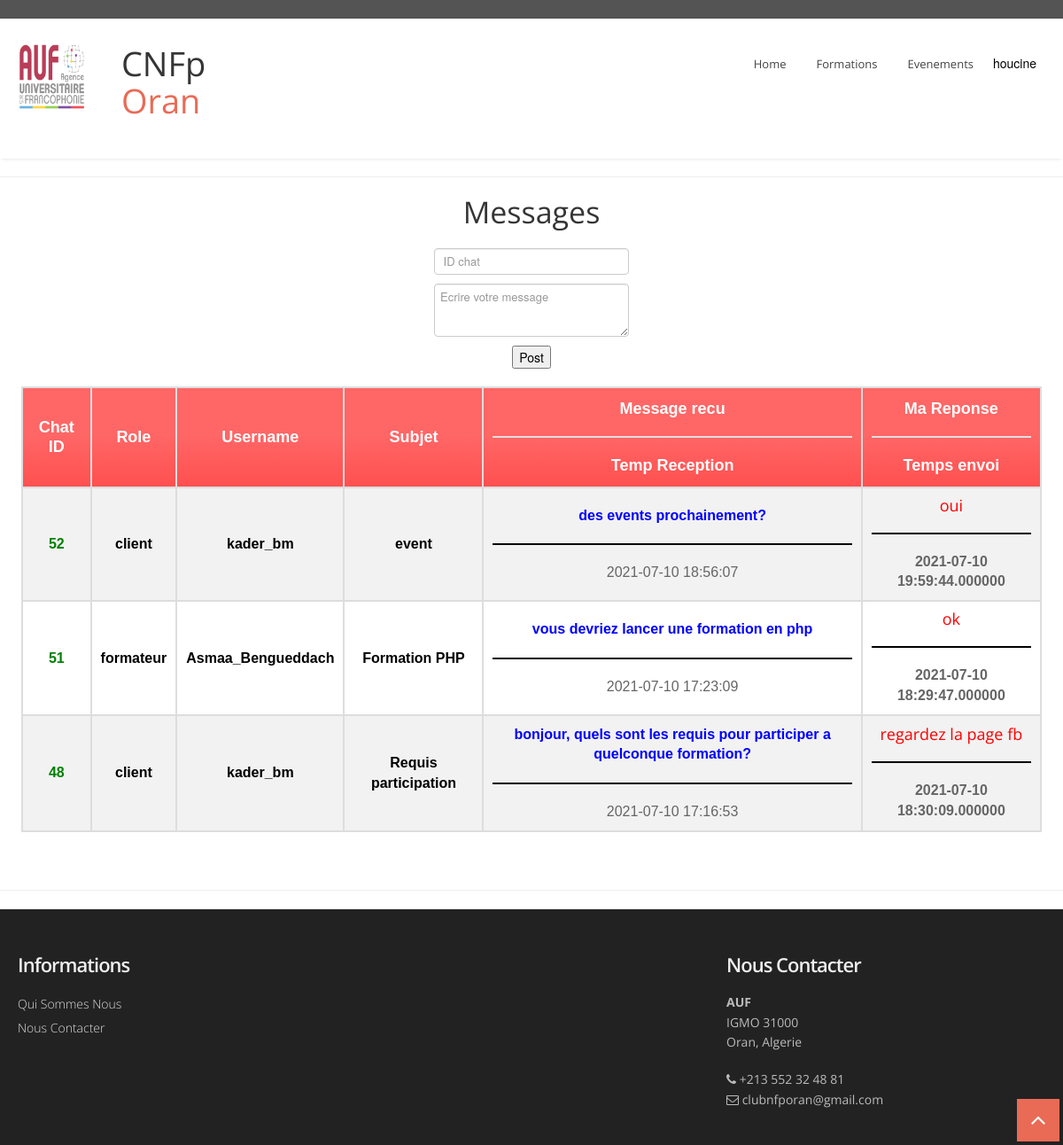
The app's page /AUF/chat_from_admin.php (signed in) with its own data.
### tables this page shows
CREATE TABLE `client_signup` (
  `signup_id` int(120) NOT NULL,
  `firstname` varchar(120) NOT NULL,
  `lastname` varchar(120) NOT NULL,
  `username` varchar(120) NOT NULL,
  `phone` int(120) NOT NULL,
  `email` varchar(120) NOT NULL,
  `password` varchar(120) NOT NULL,
  `reg_time` datetime NOT NULL DEFAULT current_timestamp(),
  `address` varchar(120) NOT NULL,
  `pass_re_code` varchar(120) DEFAULT NULL,
  `id_content` int(120) NOT NULL,
  `state` varchar(120) NOT NULL
);

CREATE TABLE `chat` (
  `id` int(11) NOT NULL,
  `name` varchar(255) NOT NULL,
  `subject` varchar(20) NOT NULL,
  `msg` varchar(300) NOT NULL,
  `date` timestamp NOT NULL DEFAULT current_timestamp(),
  `admin_reply` varchar(300) NOT NULL,
  `admin_sent_time` datetime(6) DEFAULT NULL,
  `role` varchar(100) NOT NULL
);

### AUF/chat_from_admin.php (the view, shortened to what this page needs)
<!DOCTYPE html>
<html lang="en">
<head>
</head>
<body>
  <?php
   include 'menu.php' ;
  ?>
   <hr/>
   <h2 align="center"> Messages</h2>
   <form method="post" action="chat_from_admin.php" align="center">
      <input type="text" name="in_id" placeholder=" ID chat" ><br />
        <textarea name="rep" placeholder="Ecrire votre message" style="height:50px"></textarea> <br />
        <button type="submit" id="submit" name="done" class="w3-button w3-theme"><i class="fa fa-pencil"></i> Post</button>
  </form>
   <table id="my_post">
    <tr>
      <th>Chat ID</th>
      <th>Role</th>
      <th>Username</th>
      <th>Subjet</th>
      <th>Message recu<hr style="height:2px;border-width:0;color:black;background-color:#ddd">Temp Reception
      </th>
      <th>Ma Reponse<hr style="height:2px;border-width:0;color:black;background-color:#ddd">Temps envoi
      </th>
    </tr>
    <?php
       $conn = mysqli_connect("localhost","root","","AUF");
        $query = "SELECT * FROM chat ORDER BY id DESC ";
        $r = $conn->query($query);
        while($row = $r->fetch_array()) :
         if(isset($_SESSION['user_name']))
        {
            echo "
                  <tr>
                   <td style='color: green'><b>".$row['id']."</b></td>
                   <td style='color: black'><b>".$row['role']."</b></td>
                   <td style='color: black'><b>".$row['name']."</b></td>
                   <td style='color: black'><b>".$row['subject']."</b></td>
                   <td><b style='color: blue'>".$row['msg']."</b> <hr style='height:2px;border-width:0;color:black;background-color:black'>
                          ".$row['date']."
                   </td>
                   <td><h6 style='color: red'>".$row['admin_reply']."</h6> <hr style='height:2px;border-width:0;color:black;background-color:black'>
                         <strong>".$row['admin_sent_time']."</strong>
                   </td>
                 </tr> " ;
         }
         else "ERROR OCCURED" ;
  ?>
<?php endwhile; ?>
</table>
  <br />
<br />
<hr/>
      <?php include 'footer.php'?>
  </body>

### AUF/menu.php (shortened to what this page needs)
 <head>
  <link href="css/bootstrap.css" rel="stylesheet" />
  <link href="css/bootstrap-responsive.css" rel="stylesheet" />
  <link href="css/flexslider.css" rel="stylesheet" />
  <link href="css/prettyPhoto.css" rel="stylesheet" />
  <link href="css/camera.css" rel="stylesheet" />
  <link href="css/jquery.bxslider.css" rel="stylesheet" />
  <link href="css/style.css" rel="stylesheet" />
  <link href="css/menubar.css" rel="stylesheet" />
  <link href="color/default.css" rel="stylesheet" />
</head>
<body>
<div id="wrapper">
  <header>
    <div class="top">
      <div class="container">
        <div class="row">
          <div class="span6">
          </div>
     <div class="span6">
      </div>
        </div>
      </div>
    </div>
    <div class="container">
      <div class="row nomargin">
        <div class="span3">
           <div class="logo-image" id="logo">
              <a href="index.php"><img src="img/logo/logo.png" class="img-fluid" /></a>
            </div>
 <h1 class="animated fadeInDown" size="30px">&nbsp;&nbsp;&nbsp;&nbsp;CNFp<span class="colored"> &nbsp;&nbsp;&nbsp;&nbsp;Oran</span></h1>
        </div>
        <div class="span9">
          <div class="navbar navbar-static-top">
            <div class="navigation">
              <nav>
                <ul class="nav topnav">
                 <li><a class ="btn btn-large btn-primary" href="index.php">Home</a></li>
                 <li><a class ="btn btn-large btn-primary" href="formation.php">Formations</a></li>
                 <li><a class ="btn btn-large btn-primary" href="event.php">Evenements</a></li>
             <?php
                  if(isset($_SESSION['user_name']))
                 {
             ?>
           <div class="dropdown">
             <button class="dropbtn">
    <?php
      $use = $_SESSION['user_name'];
      $conn = mysqli_connect("localhost","root","","AUF");
      $sql = "SELECT * FROM client_signup WHERE username='$use'";
       if($result = mysqli_query($conn,$sql))
      {
           while ($row = $result->fetch_assoc())
          {
                $firstname = $row["firstname"];
                echo '<tr>
                        <td>'.$firstname.'</td>
                      </tr>';
                echo"
                    </button>
                    <div class='dropdown-content'>
                    <a href='c_profile.php'>My Profile</a>
                    <hr><a href='c_logout.php' class='w3-bar-item w3-button w-3-padding-10px'>Logout</a></hr>
                    </div> " ;
               }
         }
    ?>
 <?php
 }
?>
                </ul>
              </nav>
            </div>
          </div>
        </div>
      </div>
    </div>
  </header>
</body>

### AUF/css/style.css (style rules this page uses)
body { font-family: 'Open Sans', sans-serif; font-size: 14px; font-weight: 400; line-height: 1.6em; color: #656565; }
a { color: #4b5056; }
.bold { font-weight: 900; }
#logo { font-size: 20px; font-weight: bold; font-family: sans-serif; font-stretch: semi-condensed; text-shadow: 3px darkblue; }
.container { padding: 0 20px 0 20px; position: relative; }
#wrapper { width: 100%; margin: 0; padding: 0; }
.row { margin-bottom: 30px; }
.row.nomargin { margin-bottom: 0; }
header { background: #fff; margin: 0; padding: 0 0 20px; position: relative; z-index: 2000; -webkit-box-shadow: 0 2px 4px -2px #ddd; -moz-box-shadow: 0 2px 4px -2px #ddd; box-shadow: 0 2px 4px -2px #ddd; }
header .top { padding: 10px 0 10px; margin: 0 0 30px; background: #545454; }
header .top .row { margin-bottom: 0; }
header .navigation { float: right; }
header ul.nav li { border: none; margin: 0; }
header ul.nav li a { border: none; font-weight: 400; }
.navbar .nav>li>a { font-size: 13px; color: #444; text-shadow: none; }

### AUF/color/default.css (style rules this page uses)
h1 span.colored, h2 span.colored,h3 span.colored,h4 span.colored,h5 span.colored,h6 span.colored { color:#e96b56; }

### AUF/css/overwrite.css (style rules this page uses)
h1, h2, h3, h4, h5, h6 { font-family:'Open Sans', sans-serif; color:#353535; font-weight:400; line-height:1.1em; margin-top:0; }
h1 { font-size:38px; margin-bottom:24px; }
h2 { font-size:34px; margin-bottom:22px; }
h6 { font-size:18px; margin-bottom:20px; }
select, textarea, input[type="text"], input[type="password"], input[type="datetime"], input[type="datetime-local"], input[type="date"], input[type="month"], input[type="time"], input[type="week"], input[type="number"], input[type="email"], input[type="url"], input[type="search"], input[type="tel"], input[type="color"], .uneditable-input { font-size: 13px; }
ul, ol { padding: 0; margin: 0 0 10px 25px; }
li { line-height: 1.6em; }
.btn { font-size: 14px; font-weight:600; text-shadow: none; background-image:none; border-color: none; border-bottom-color: none; -webkit-box-shadow: none; -moz-box-shadow: none; box-shadow: none; }
.btn { outline:0; -webkit-border-radius: 2px; -moz-border-radius: 2px; border-radius: 2px; }
a.btn,.btn:focus { outline:0; }
.btn-large { font-size: 22px; padding: 18px 30px; font-weight:700; -webkit-border-radius: 6px; -moz-border-radius: 6px; border-radius: 6px; }
.btn-primary { outline:0; background: #36739D; border-color:#36739D; }
.navbar .nav { border-right:none; border-left:none; }
.navbar .nav > li > a { float: none; font-size:13px; margin-left:10px; margin-right:0; text-decoration: none; text-shadow: none; border-right:none; border-left:none; color: #fff; border:2px solid transparent; padding:4px 10px 4px 10px; background-image: none; background: none; }

### AUF/chat_from_admin.php (style rules this page uses)
#my_post { font-family: "Trebuchet MS", Arial, Helvetica, sans-serif ; border-collapse: collapse ; width: 96%; margin-left:auto ; margin-right:auto; }
#my_post td, #my_post th { border: 2px solid #ddd ; padding: 10px; font-size : 16px; text-align: center; }
#my_post tr:nth-child(even) { background-color: #f2f2f2; }
#my_post th { padding-top: 12px; padding-bottom: 12px; text-align: center; font-size : 18px; background: linear-gradient(to bottom, #ff6666 48%, #ff5050 100%); color: white; }

### AUF/menu.php (style rules this page uses)
.logo-image { width: 110px; height: 110px; overflow: hidden; margin-top: -4px; opacity: 0.8; }
.span3 { display: flex; align-items: center; }
.dropbtn { background-color: white; color: black; padding: 10px; font-size: 14px; border: none; }
.dropdown { position: relative; display: inline-block; }

### records on screen
client_signup: firstname "houcine"
chat: id "52", role "client", name "kader_bm", subject "event", msg "des events prochainement?", date "2021-07-10 18:56:07", admin_reply "oui", admin_sent_time "2021-07-10 19:59:44.000000"
chat: id "51", role "formateur", name "Asmaa_Bengueddach", subject "Formation PHP", msg "vous devriez lancer une formation en php", date "2021-07-10 17:23:09", admin_reply "ok", admin_sent_time "2021-07-10 18:29:47.000000"
chat: id "48", role "client", name "kader_bm", subject "Requis participation", msg "bonjour, quels sont les requis pour participer a quelconque formation?", date "2021-07-10 17:16:53", admin_reply "regardez la page fb", admin_sent_time "2021-07-10 18:30:09.000000"
